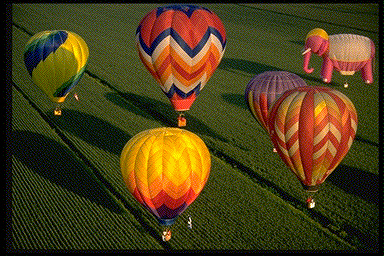
#> input picture imgs/balloons.png, 384 x 256 px
$ jupyter execute --allow-errors DevelopmentNotebook_orientation.ipynb
#> lines starting #> are read from the running program, lines starting #| are printed output that depends on the picture
[cell 1]
import math
import numpy as np
import scipy.signal as signal
import matplotlib.pyplot as plt
import matplotlib.image as mpimg

# import cv2
plt.rcParams['image.cmap'] = 'gray'

### import functions from scripts

[cell 2]
import os
os.chdir('../saliency_model/')

[cell 3]
from utils import *
#> (the rest of this cell did not finish here and is left out)

[cell 4]
from skimage.util import img_as_float
from skimage.filters import gabor_kernel
from skimage.transform import resize
from scipy import ndimage as nd

## Load the images

[cell 5]
img = mpimg.imread('../imgs/balloons.png')
#> img is the input picture: shape (256, 384, 3) float32; mean R, G, B 0.295, 0.241, 0.097
# img2 = cv2.imread('../imgs/balloons.png')

[cell 6]
plt.imshow(img);

convert to double if image is uint8

[cell 7]
# TODO

---

## Determine the size and the number of center scales:
First we scale the image to different sizes, so it has different resolutions we can work with.

[cell 8]
mapwidth = 64
mapheight = round(img.shape[0] * (mapwidth / img.shape[1]))
#> mapheight = 43
scalars = [1, 2, 3]

#> (the rest of this cell did not finish here and is left out)

[cell 9]
mapsize = [ round(np.size(img,0) / np.size(img,1) * mapwidth), mapwidth ];
#> mapsize = [43, 64]
mapsize
#> Out = [43, 64]
# chanmap = chanmap + wj * imresize(maps{ci}{cj}, mapSize ); #TODO: weighted scale

[cell 10]
fig, ax = plt.subplots(1, 3, figsize=(20, 20))
#> (the rest of this cell did not finish here and is left out)

---

## split to channels & compute salience in each

### Channel 1: Compute intensity

[cell 11]
#from skimage.morphology import disk
#from skimage.filters.rank import mean

[cell 12]
# img_avg = mean(img_hat, disk(5));
# comment: until now, img_hat was just the R-dimension of the RGB image

Compute intensity of the image as average over the RGB values:

#> (a cell that did not finish here is left out)

[cell 14]
fig, ax = plt.subplots(1, 3, figsize=(20, 20))
#> (the rest of this cell did not finish here and is left out)

## Compute saliency map: apply center-surround to feature map
### has to be done for each feature map

Convolve the feature maps with the center surround function / Mexican Hat to get the saliency maps.

[cell 15]
# convolve with mexican hat function (receptive Field)
sigma1 = 2
sigma2 = 3
#> (the rest of this cell did not finish here and is left out)

[cell 16]
fig, ax = plt.subplots(1, 3, figsize=(20, 20))
#> (the rest of this cell did not finish here and is left out)

Now, what is done in the original MATLAB code is the following:
(1) create 1-dim Gausskernel and convolve it with the image twice (in two dimensions) - I think this should be the same as what we directly do in two dimensions? They also only use a Gaussian kernel and not a real receptive field...
(2) after convolution, get the saliency map by subtracting the convoluted image from the original intensities and squaring the difference

**>> Why??**

[cell 17]
# implement step (2):
sal_map = []
#> (the rest of this cell did not finish here and is left out)

[cell 18]
fig, ax = plt.subplots(1, 3, figsize=(20, 20))
#> (the rest of this cell did not finish here and is left out)

## next steps:
(1) construct several mexican hat functions with different sigmas, create a weighted sum of the created saliency maps (weight according to their "peakiness", as done in MATLAB?) and normalize
(2) if the channel has different features (like RGB in colors), create also a weighted sum of those saliency maps
(3) combine the saliency maps for the different channels (i.e. intensity, color, orientation and color bias) to one saliency map by a weighted sum
(3a) top-down modulation here?

[cell 19]
sal_map_resize = []
sal_intensity = np.zeros(mapsize)

for ii in sal_map:
    temp = resize(ii, mapsize, mode='constant')
    sal_map_resize.append(temp)
    sal_intensity = sal_intensity + temp
#> sal_intensity: shape (43, 64) float64; every value is 0
#> after the loop, sal_map_resize = []

#> (a cell that did not finish here is left out)

-----

## Orientation filter

### Generate multiple Gabor filters

[cell 21]
kernels = []

phase = [0, 90]  # should be used in offset
sigma = 4
frequency = 0.15

theta = 4 # decides how many different angles of the filter we will have


# for ph in phase:
for theta in range(int(theta)):
    theta = theta / 4. * np.pi
    kernel = np.real(gabor_kernel(frequency, theta=theta,
                                  sigma_x=sigma, sigma_y=sigma,
                                  offset=0))
    kernels.append(kernel)

### Vizualize all the filters

[cell 22]
j = len(kernels)

fig, ax = plt.subplots(1, j, figsize=(10, 10))
for i in range(j):
    ax[i].imshow(kernels[i])
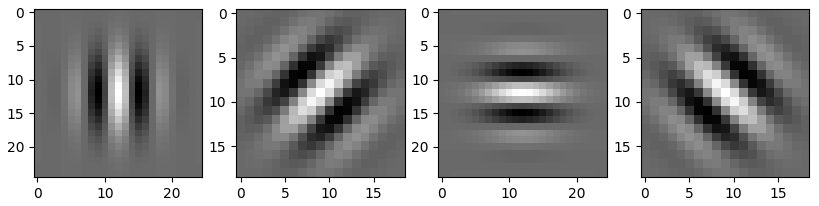
#> figure drawn by matplotlib, 4 panels
